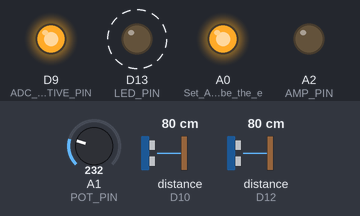
The sketch below on a simulated Arduino Zero (SAMD21). On the bench: output pins drawn as LEDs (lit = HIGH). Wiring (inferred from the names in the program): 2 × range finder with pulse-width output: data D10 / data D12. Dashed ring = blinking. Inputs (shaded band) come from the test bench; at power-on: A1 (POT_PIN) = 232, distance to the obstacle (sensors on D10, D12) 80 cm (analog values on the 0–1023 scale). Random numbers use the default seed unless the sketch sets one; what the sketch prints to the serial monitor is not drawn.

Above: at 0.22 s.
Timing chart, 0 to 40.0 s (numbered marks = the images above):
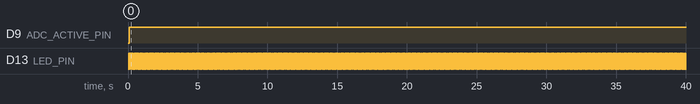

The sketch:

S6.1_Buttons_with_Interrupts.ino
```cpp
// Set the pins in af.h to match your processor wiring
// Make sure to connect the ADC_ACTIVE_PIN to the ADC_DETECT_PIN
#include "af.h"
// Global Variables are available throughout the code and don't lose their values like locals
unsigned long timeNow = 0;          // the time we started the current loop(), microseconds
float timeNowS = 0.0;               // timeNow, but in seconds, float so it will have decimals
unsigned long timeLast = 0;         // timeNow, the last time we went through the loop(), microseconds
volatile unsigned buttonCount = 0;  // number of times the button has been pushed
volatile unsigned adCount = 0;      // number of analog to digital conversions made

// Interrupt Service Routine (ISR) gets called when an interrupt condition happens.
// This ISR simply counts the number of events, without taking any other action.
// https://learn.adafruit.com/make-it-switch/debouncing
void bp(){  // ISR for a pushed button, will over count if button bounces
  buttonCount++;
}
// This ISR counts each event and also toggles the LED_PIN
void ad(){  // ISR for an ADC event, count should be accurate and not bounce
  adCount++;
  if(digitalRead(LED_PIN) == HIGH) digitalWrite(LED_PIN,LOW);
  else digitalWrite(LED_PIN,HIGH);
}

void setup() {
  Serial.begin(115200);              // set the serial port speed
  while(!Serial && millis() < 5000); // wait for the USB to wake up

  // Put a potentiometer on pins A0/A1/A2 to provide analog input on A1
  pinMode(A0,OUTPUT);                     // Set A0 and A2 to be the ends of the voltage divider
  digitalWrite(A0,HIGH);
  pinMode(A2,OUTPUT);
  digitalWrite(A2,LOW);
  analogReadResolution(ANALOG_RES);

  // Setup the IO and Interrupt pins
  pinMode(LED_PIN,OUTPUT);              // Lights the onboard LED
  pinMode(BUTTON_PIN, INPUT_PULLUP);    // Button pulls low when pushed
  pinMode(ADC_ACTIVE_PIN, OUTPUT);      // Pull low while converting
  pinMode(ADC_DETECT_PIN, INPUT);       // Read the state of the active pin
  // attachInterrupt(0,bp,FALLING);     // using the interrupt number directly can cause portability problems
  // Use digitalPinToInterrupt to do the conversion from pin number to interrupt number
  attachInterrupt(digitalPinToInterrupt(BUTTON_PIN),bp,FALLING);    // Falls on push
  attachInterrupt(digitalPinToInterrupt(ADC_DETECT_PIN),ad,RISING); // Rises on completion

  Serial.printf("\n\nCounting Buttons and Conversions\n\n");
  Serial.printf("Time [s], A1 Mean, A1 RMS, Button Pushes, "); // provide headings to name the outputs
  Serial.printf("Conversions Counted in Loop, By Interrupt\n"); // provide headings to name the outputs
}

void loop() {
  static unsigned long lastPrint = 0;     // the time we last printed the results
  static double sum = 0., sum2 = 0.;
  static unsigned n = 0;
  timeNow = micros();                     // the time we started this loop, microseconds
  timeNowS = timeNow / 1000000.;          // time now in seconds, float so it will have decimals

  delay(random(85,147));                  // delay a random length of time
  digitalWrite(ADC_ACTIVE_PIN, LOW);      // pull low to show ADC happening
  double aValue = analogRead(A1);         // read an analog value and accumulate results
  sum += aValue;
  sum2 += aValue*aValue;
  n++;                                    // keep count of how often ADC happens
  digitalWrite(ADC_ACTIVE_PIN, HIGH);     // ADC sequence done

  if(timeNow - lastPrint >= 5000000 && n > 4){
    lastPrint = timeNow;
    unsigned bc = buttonCount;          // retrieve and then reset the counts right away
    unsigned ac = adCount;
    buttonCount = 0;
    adCount = 0;
    Serial.printf("%8.2f, %8.2f, %4u, %4u, %4u\n", sum/n, // the mean value
                  sqrt(sum2-sum*sum/n)/(n-1), // the RMS value ~ standard deviation
                  bc,     // button pushes counted by the interrupt
                  n, ac); // ADC counted in the loop should match counted by the interrupt
    sum = sum2 = n = 0;                 // reset the count and the sums
  }
  timeLast = timeNow;      // save the old value for next time through the loop
}
```

af.h
```cpp
#include "RTClib.h"   // RTClib by Adafruit needed for %f in printf()

// Specify how to sample the analog inputs
#define NAVG           100    // Samples to Average Over
#define NCH              6    // Channels to Read
#define NCH_MAX          6    // Max possible Channels

// Common DIO pins include 9, 10, 11, 12, 13 on UNO, Feather, Itsy Bitsy
// The UNO only supports interrupts on pins 2 and 3, other boards more flexible
#define ADC_ACTIVE_PIN   9    // Pull low in code when getting data
#define ADC_DETECT_PIN  10    // Watch to see when analogRead() runs
#define BUTTON_PIN      12    // Hard Wired, pulled low when pressed
#define LED_PIN         13    // On Feather Board

// All boards include A0 - A5 analog inputs
#define TMP36_PIN       A0    // 14 Hard Wired
#define POT_PIN         A1    // 15 Hard Wired, could be position or servo, could use A0,A2 as positive and ground
#define AMP_PIN         A2    // 16 Hard Wired, thermocouple, load cell, PX137
#define CDS_PIN         A3    // 17 Hard Wired
#define THERMISTOR_PIN  A4    // 18 Connect with Jumper, 10K to positive for thermistor direct
#define OTHER_PIN       A5    // 19 Connect with Jumper, or ground for thermistor direct
// UNO doesn't support analogReadResolution() and is fixed at 10 bits
#define ANALOG_RES      16    // Use the Max
#define KC_OFFSET      273.15 // K for 0 deg C

double analogMax = pow(2,ANALOG_RES) - 1;
double vRef = 3.29;
```

Measured:
- by itself, D9 (ADC_ACTIVE_PIN): LOW → HIGH at 0.09 s
- by itself, D13 (LED_PIN): alternates HIGH for 0.05 s and LOW for 0.05 s
